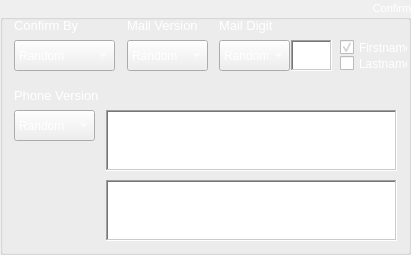
   <widget class="QGroupBox" name="gbConfirm">
    <property name="geometry">
     <rect>
      <x>610</x>
      <y>10</y>
      <width>411</width>
      <height>255</height>
     </rect>
    </property>
    <property name="font">
     <font>
      <pointsize>8</pointsize>
     </font>
    </property>
    <property name="layoutDirection">
     <enum>Qt::LeftToRight</enum>
    </property>
    <property name="autoFillBackground">
     <bool>false</bool>
    </property>
    <property name="styleSheet">
     <string notr="true">color: rgb(255, 255, 255);</string>
    </property>
    <property name="title">
     <string> Confirm </string>
    </property>
    <property name="alignment">
     <set>Qt::AlignRight|Qt::AlignTrailing|Qt::AlignVCenter</set>
    </property>
    <property name="flat">
     <bool>false</bool>
    </property>
    <property name="checkable">
     <bool>false</bool>
    </property>
    <widget class="QTextEdit" name="txtAddGmailOutlookHotmail">
     <property name="geometry">
      <rect>
       <x>106</x>
       <y>110</y>
       <width>291</width>
       <height>61</height>
      </rect>
     </property>
     <property name="font">
      <font>
       <pointsize>10</pointsize>
      </font>
     </property>
     <property name="styleSheet">
      <string notr="true">color: rgb(255, 255, 255);</string>
     </property>
     <property name="frameShape">
      <enum>QFrame::WinPanel</enum>
     </property>
     <property name="placeholderText">
      <string>Add Gamil/Outlook/Hotmail</string>
     </property>
    </widget>
    <widget class="QLabel" name="lbConfirm">
     <property name="geometry">
      <rect>
       <x>14</x>
       <y>10</y>
       <width>71</width>
       <height>31</height>
      </rect>
     </property>
     <property name="font">
      <font>
       <pointsize>7</pointsize>
      </font>
     </property>
     <property name="layoutDirection">
      <enum>Qt::RightToLeft</enum>
     </property>
     <property name="text">
      <string>&lt;html&gt;&lt;head/&gt;&lt;body&gt;&lt;p&gt;&lt;span style=&quot; font-size:10pt; color:#ffffff;&quot;&gt;Confirm By&lt;/span&gt;&lt;/p&gt;&lt;/body&gt;&lt;/html&gt;</string>
     </property>
     <property name="alignment">
      <set>Qt::AlignLeading|Qt::AlignLeft|Qt::AlignVCenter</set>
     </property>
    </widget>
    <widget class="QComboBox" name="cbConfirmBy">
     <property name="geometry">
      <rect>
       <x>14</x>
       <y>40</y>
       <width>101</width>
       <height>31</height>
      </rect>
     </property>
     <property name="cursor">
      <cursorShape>PointingHandCursor</cursorShape>
     </property>
     <property name="currentIndex">
      <number>0</number>
     </property>
     <item>
      <property name="text">
       <string>Random</string>
      </property>
     </item>
     <item>
      <property name="text">
       <string>Mail</string>
      </property>
     </item>
     <item>
      <property name="text">
       <string>Phone</string>
      </property>
     </item>
    </widget>
    <widget class="QLabel" name="lbMailVersion">
     <property name="geometry">
      <rect>
       <x>127</x>
       <y>10</y>
       <width>71</width>
       <height>31</height>
      </rect>
     </property>
     <property name="font">
      <font>
       <pointsize>7</pointsize>
      </font>
     </property>
     <property name="layoutDirection">
      <enum>Qt::RightToLeft</enum>
     </property>
     <property name="text">
      <string>&lt;html&gt;&lt;head/&gt;&lt;body&gt;&lt;p&gt;&lt;span style=&quot; font-size:10pt; color:#ffffff;&quot;&gt;Mail Version&lt;/span&gt;&lt;/p&gt;&lt;/body&gt;&lt;/html&gt;</string>
     </property>
     <property name="alignment">
      <set>Qt::AlignLeading|Qt::AlignLeft|Qt::AlignVCenter</set>
     </property>
    </widget>
    <widget class="QComboBox" name="cbMailVersion">
     <property name="geometry">
      <rect>
       <x>127</x>
       <y>40</y>
       <width>81</width>
       <height>31</height>
      </rect>
     </property>
     <property name="cursor">
      <cursorShape>PointingHandCursor</cursorShape>
     </property>
     <property name="currentIndex">
      <number>0</number>
     </property>
     <item>
      <property name="text">
       <string>Random</string>
      </property>
     </item>
     <item>
      <property name="text">
       <string>Temp Mail</string>
      </property>
     </item>
     <item>
      <property name="text">
       <string>Yandex</string>
      </property>
     </item>
     <item>
      <property name="text">
       <string>Gmail</string>
      </property>
     </item>
     <item>
      <property name="text">
       <string>Outlook</string>
      </property>
     </item>
     <item>
      <property name="text">
       <string>Hotmail</string>
      </property>
     </item>
    </widget>
    <widget class="QComboBox" name="cbMailDigit">
     <property name="geometry">
      <rect>
       <x>219</x>
       <y>40</y>
       <width>71</width>
       <height>31</height>
      </rect>
     </property>
     <property name="cursor">
      <cursorShape>PointingHandCursor</cursorShape>
     </property>
     <property name="currentIndex">
      <number>0</number>
     </property>
     <item>
      <property name="text">
       <string>Random</string>
      </property>
     </item>
     <item>
      <property name="text">
       <string>Set Digit</string>
      </property>
     </item>
    </widget>
    <widget class="QLabel" name="lbMailDigit">
     <property name="geometry">
      <rect>
       <x>219</x>
       <y>10</y>
       <width>61</width>
       <height>31</height>
      </rect>
     </property>
     <property name="font">
      <font>
       <pointsize>7</pointsize>
      </font>
     </property>
     <property name="layoutDirection">
      <enum>Qt::RightToLeft</enum>
     </property>
     <property name="text">
      <string>&lt;html&gt;&lt;head/&gt;&lt;body&gt;&lt;p&gt;&lt;span style=&quot; font-size:10pt; color:#ffffff;&quot;&gt;Mail Digit&lt;/span&gt;&lt;/p&gt;&lt;/body&gt;&lt;/html&gt;</string>
     </property>
     <property name="alignment">
      <set>Qt::AlignLeading|Qt::AlignLeft|Qt::AlignVCenter</set>
     </property>
    </widget>
    <widget class="QTextEdit" name="txtMailDigit">
     <property name="geometry">
      <rect>
       <x>291</x>
       <y>40</y>
       <width>41</width>
       <height>31</height>
      </rect>
     </property>
     <property name="font">
      <font>
       <pointsize>10</pointsize>
      </font>
     </property>
     <property name="styleSheet">
      <string notr="true">color: rgb(255, 255, 255);</string>
     </property>
     <property name="frameShape">
      <enum>QFrame::WinPanel</enum>
     </property>
    </widget>
    <widget class="QCheckBox" name="chkLastName">
     <property name="geometry">
      <rect>
       <x>340</x>
       <y>56</y>
       <width>68</width>
       <height>15</height>
      </rect>
     </property>
     <property name="cursor">
      <cursorShape>PointingHandCursor</cursorShape>
     </property>
     <property name="layoutDirection">
      <enum>Qt::LeftToRight</enum>
     </property>
     <property name="text">
      <string>Lastname</string>
     </property>
     <property name="iconSize">
      <size>
       <width>20</width>
       <height>20</height>
      </size>
     </property>
     <property name="checked">
      <bool>false</bool>
     </property>
    </widget>
    <widget class="QCheckBox" name="chkFirstName">
     <property name="geometry">
      <rect>
       <x>340</x>
       <y>40</y>
       <width>68</width>
       <height>15</height>
      </rect>
     </property>
     <property name="cursor">
      <cursorShape>PointingHandCursor</cursorShape>
     </property>
     <property name="layoutDirection">
      <enum>Qt::LeftToRight</enum>
     </property>
     <property name="text">
      <string>Firstname</string>
     </property>
     <property name="iconSize">
      <size>
       <width>20</width>
       <height>20</height>
      </size>
     </property>
     <property name="checked">
      <bool>true</bool>
     </property>
    </widget>
    <widget class="QLabel" name="lbPhoneVersion">
     <property name="geometry">
      <rect>
       <x>14</x>
       <y>80</y>
       <width>91</width>
       <height>31</height>
      </rect>
     </property>
     <property name="font">
      <font>
       <pointsize>7</pointsize>
      </font>
     </property>
     <property name="layoutDirection">
      <enum>Qt::RightToLeft</enum>
     </property>
     <property name="text">
      <string>&lt;html&gt;&lt;head/&gt;&lt;body&gt;&lt;p&gt;&lt;span style=&quot; font-size:10pt; color:#ffffff;&quot;&gt;Phone Version&lt;/span&gt;&lt;/p&gt;&lt;/body&gt;&lt;/html&gt;</string>
     </property>
     <property name="alignment">
      <set>Qt::AlignLeading|Qt::AlignLeft|Qt::AlignVCenter</set>
     </property>
    </widget>
    <widget class="QComboBox" name="cbPhoneVersion">
     <property name="geometry">
      <rect>
       <x>14</x>
       <y>110</y>
       <width>81</width>
       <height>31</height>
      </rect>
     </property>
     <property name="cursor">
      <cursorShape>PointingHandCursor</cursorShape>
     </property>
     <property name="currentIndex">
      <number>0</number>
     </property>
     <item>
      <property name="text">
       <string>Random</string>
      </property>
     </item>
     <item>
      <property name="text">
       <string>Set Phone</string>
      </property>
     </item>
    </widget>
    <widget class="QTextEdit" name="txtAddPhoneNumber">
     <property name="geometry">
      <rect>
       <x>106</x>
       <y>180</y>
       <width>291</width>
       <height>61</height>
      </rect>
     </property>
     <property name="font">
      <font>
       <pointsize>10</pointsize>
      </font>
     </property>
     <property name="styleSheet">
      <string notr="true">color: rgb(255, 255, 255);</string>
     </property>
     <property name="frameShape">
      <enum>QFrame::WinPanel</enum>
     </property>
     <property name="placeholderText">
      <string>Add Phone Number</string>
     </property>
    </widget>
   </widget>
